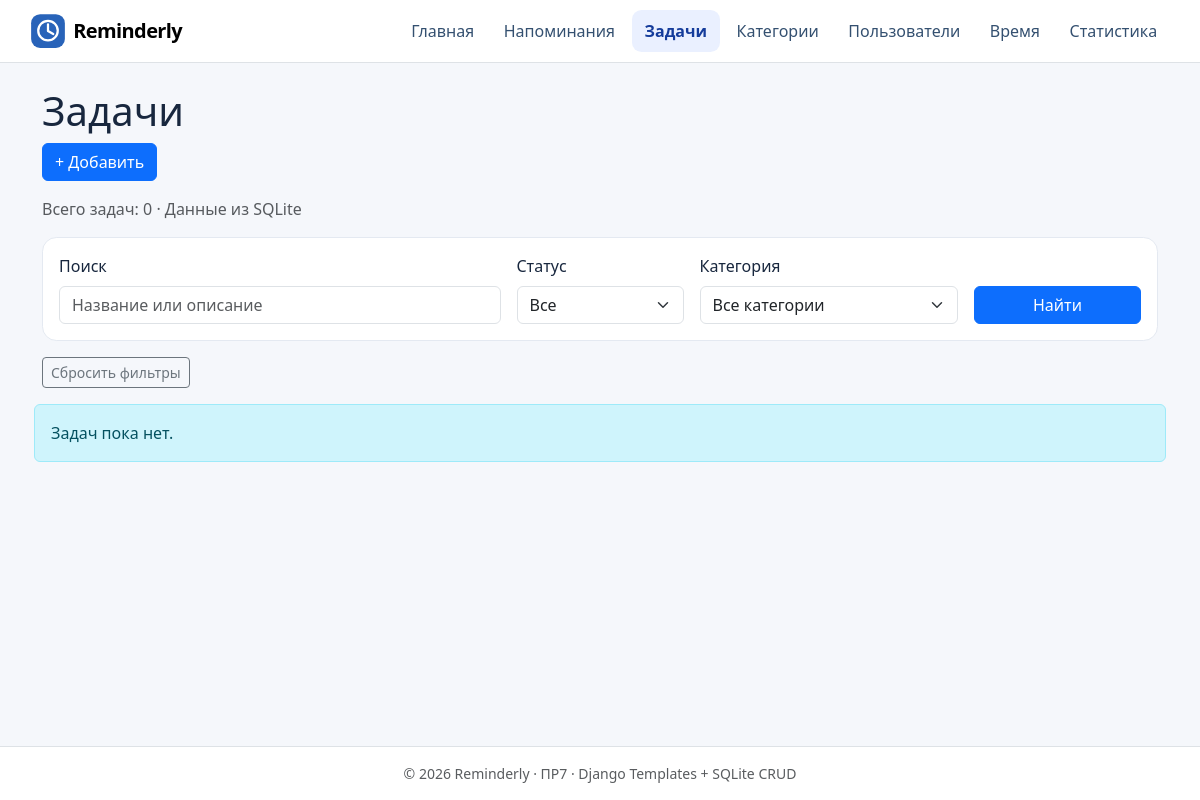
/tasks/, run on an earlier commit of the app's database.
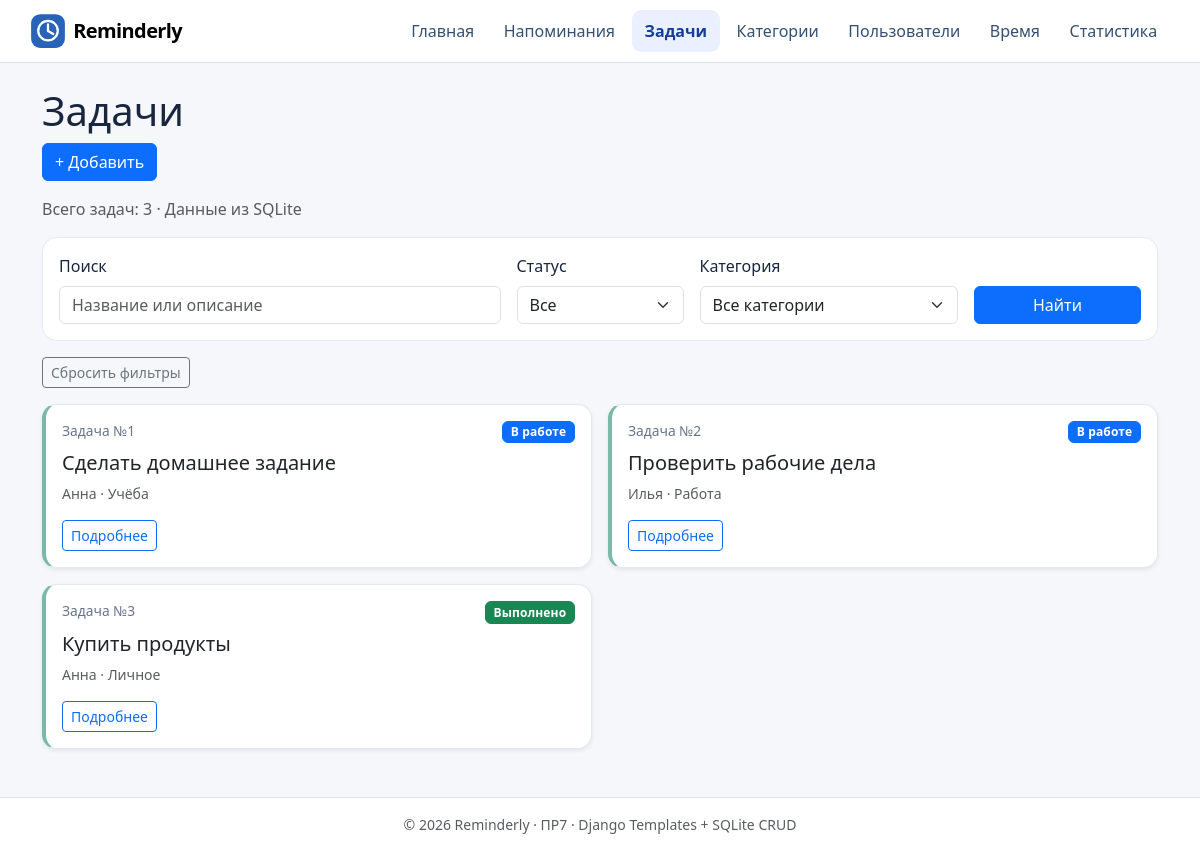
And on a later commit of the database.
### planner/models.py (models this page shows, shortened)
class Task(models.Model):
    title = models.CharField(max_length=200)
    description = models.TextField(blank=True, default="")
    user = models.ForeignKey(
        User, on_delete=models.PROTECT, related_name="tasks",
    )
    category = models.ForeignKey(
        Category, on_delete=models.PROTECT, related_name="tasks",
    )
    is_completed = models.BooleanField(default=False)

class User(models.Model):
    name = models.CharField(max_length=120)
    email = models.EmailField(unique=True)

class Category(models.Model):
    name = models.CharField(max_length=100, unique=True)
    description = models.TextField(blank=True, default="")

### planner/views.py (the view)
# urls.py: path("tasks/", views.tasks, name="task_list"),
@require_GET
@db_page
def tasks(request):
    query = _query(request)
    status = request.GET.get("status", "all")
    if status not in ("all", "done", "open"):
        status = "all"
    category_id = _selected_id(request, "category")
    rows = Task.objects.select_related("user", "category")
    if query:
        rows = rows.filter(
            Q(title__icontains=query) | Q(description__icontains=query)
        )
    if status == "done":
        rows = rows.filter(is_completed=True)
    elif status == "open":
        rows = rows.exclude(is_completed=True)
    if category_id:
        rows = rows.filter(category__id=category_id)
    entries = [
        {"task": row, "user": row.user, "category": row.category}
        for row in rows.order_by("id")
    ]
    return render(request, "planner/task_list.html", {
        "entries": entries, "status": status,
        "query": query, "selected_category": category_id,
        "categories": Category.objects.order_by("name", "id"),
    })

### planner/views.py (called while the page is built)
def db_page(func):
    @wraps(func)
    def wrapped(request, *args, **kwargs):
        try:
            return func(request, *args, **kwargs)
        except Http404:
            return render(request, "errors/not_found.html", status=404)
        except (DatabaseError, OSError):
            return render(request, "errors/data_error.html", status=500)
    return wrapped

def _query(request):
    return request.GET.get("q", "").strip()[:100]

def _selected_id(request, name):
    raw = request.GET.get(name, "0")
    return int(raw) if raw.isdecimal() and len(raw) <= 9 else 0

### planner/templates/planner/task_list.html (shortened to what this page needs)
{% extends 'base.html' %}
{% block content %}
<h1>Задачи</h1>
<div class="mb-3"><a class="btn btn-primary" href="{% url 'planner:task_create' %}">+ Добавить</a></div>
<p class="text-muted">Всего задач: {{ entries|length }} · Данные из SQLite</p>
<form class="card card-body mb-3" method="get" action="{% url 'planner:task_list' %}">
  <div class="row g-3 align-items-end">
    {% include 'planner/includes/search_input.html' with placeholder="Название или описание" %}
    <div class="col-md-2"><label class="form-label" for="task-status">Статус</label>
      <select class="form-select" name="status" id="task-status">
        <option value="all" {% if status == 'all' %}selected{% endif %}>Все</option>
      </select>
    </div>
    <div class="col-md-3"><label class="form-label" for="task-category">Категория</label>
      <select class="form-select" name="category" id="task-category">
        <option value="0">Все категории</option>
      </select>
    </div>
    <div class="col-md-2"><button type="submit" class="btn btn-primary w-100">Найти</button></div>
  </div>
</form>
<p class="mb-3"><a class="btn btn-outline-secondary btn-sm" href="{% url 'planner:task_list' %}">Сбросить фильтры</a></p>
<div class="row g-3">
{% for entry in entries %}
  <div class="col-md-6">{% include 'planner/includes/task_card.html' %}</div>
{% empty %}
  <p class="alert alert-info">Задач пока нет.</p>
{% endfor %}
</div>
{% endblock %}

### planner/templates/planner/includes/task_card.html
<article class="card entity-card task-card h-100 shadow-sm">
  <div class="card-body d-flex flex-column">
    <div class="d-flex align-items-start justify-content-between gap-2 mb-2">
      <span class="muted-label">Задача №{{ entry.task.id }}</span>
      {% include 'planner/includes/task_status.html' with task=entry.task %}
    </div>
    <h2 class="h5 value">{{ entry.task.title|default:'Без названия' }}</h2>
    <p class="text-muted small mb-3">{{ entry.user.name }} · {{ entry.category.name|capfirst }}</p>
    <a class="btn btn-outline-primary btn-sm mt-auto align-self-start" href="{% url 'planner:task_detail' entry.task.id %}">Подробнее</a>
  </div>
</article>

### planner/templates/planner/includes/task_status.html
{% if task.is_completed %}
  <span class="badge text-bg-success task-status task-status-complete">Выполнено</span>
{% else %}
  <span class="badge text-bg-primary task-status task-status-open">В работе</span>
{% endif %}

What changed in the data, as far as the page shows it:
added Task: task.id "1", is_completed "В работе", task "Сделать домашнее задание", user.name "Анна", category.name "Учёба"
added Task: task.id "2", is_completed "В работе", task "Проверить рабочие дела", user.name "Илья", category.name "Работа"
added Task: task.id "3", is_completed "Выполнено", task "Купить продукты", user.name "Анна", category.name "Личное"
Also different on the page:
{{ entries|length }}: "0" → "3"
text no longer shown: "Задач пока нет."
